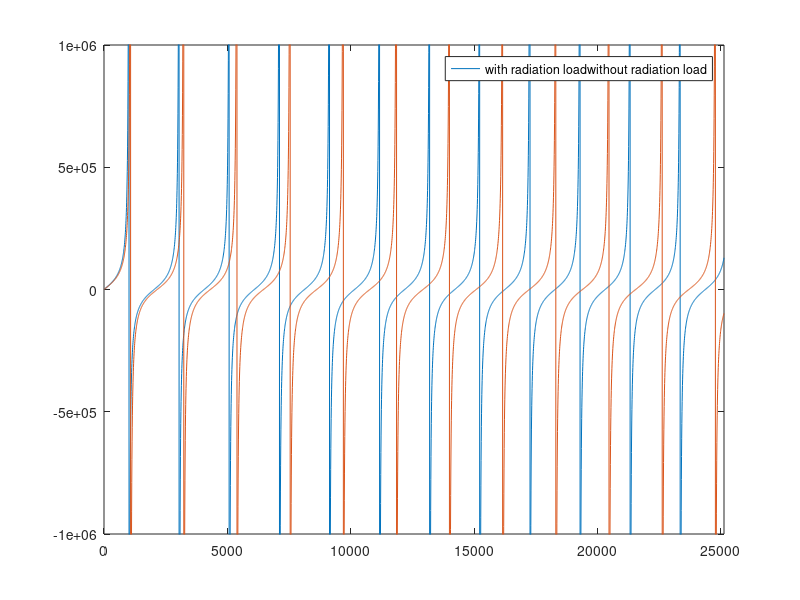

Source code (MATLAB): (Note: this script raises an error after producing the figure.)
clear all, close all, clc;
%% Homework 4 - horns and pipes
% Data 

a1 = 0.05; %[m] radius of pipe 
a2 = 0.1; %[m] radius of conical horn 
L1 = 0.5; %[m] length of pipe
L2 = 0.5; % [m] length of conical horn
c = 343; %[m/s] speed of sound in air
rho = 1.25; %[kg/m2] density of air
S1 = pi*(a1)^2; %[m^2] surface of pipe section
S2 = pi*(a2)^2; %[m^2] surface of cone section (ending)
Z01 = rho*c/S1; %characteristic impedance of pipe

f = linspace(0 , 4000, 4000); %[Hz] frequency range 
omega = f.*(2*pi); %[rad/s] frequency range
k = omega./c; %[1/m] wave number
ka = k.*a1; %[-] adimensional ka for pipe only

%% question 1 Determine the frequencies of the maxima impedance
% of the cylindrical pipe only, considering the
%presence of the radiation load.

%first of all, in order to take into account radiation losses, we add a 
% virtual elongation 
%actually, DeltaL1 is a function of ka: see fig. 8.9 of Fletcher(pag. 201)
% let's take a mean value of Delta/a between 0.1 and 0.61

DeltaL1 = 0.61*a1; %[m]

L1corr = L1 + DeltaL1; 

%for an open, not flanged end pipe the input impedance is then
Zin1 = 1i*Z01*tan(k.*L1corr);

%where maxima are at
n = [1:10];

omega_max_1 = (n - 0.5).*(pi*c/L1corr);

%let's take a look at 
figure(1)
plot( omega, imag(Zin1), 'lineWidth' , 0.7);
hold on 
plot ( omega, imag(1i*Z01*tan(k.*L1)));
legend(["with radiation load", "without radiation load"])
ylim([ -1e6 1e6]);
xlim([0 2.5133e+04]);

%% Question 2 Consider now the compound horn. Determine the frequencies 
%of the first four maxima of the input impedance.

%we need to solve the follorwing equation
%the distance from the narrow end and the conic apex is x1

x1 = 0.5; 

syms x
figure(2);
fplot(tan(x*L1corr) - cot(x*L2) - (1/(x*x1)));

S = zeros(1, 4);
S(1) = vpasolve(tan(x*L1corr) - cot(x*L2) - (1/(x*x1)) == 0, x, 1.5); % NB: remember to fplot the lhs of the equation to check for the zeros
S(2) = vpasolve(tan(x*L1corr) - cot(x*L2) - (1/(x*x1)) == 0, x, 4.5);
S(3) = vpasolve(tan(x*L1corr) - cot(x*L2) - (1/(x*x1)) == 0, x, 7.7);
S(4) = vpasolve(tan(x*L1corr) - cot(x*L2) - (1/(x*x1)) == 0, x, 11);

f_max_2 = (S*c)/(2*pi);

% syms x 
% eqn = tan(x*L1) - cot(x*L2) - (1/(x*x1)) == 0;
% for n = 1:4 
%   vpasolve(eqn ,x ,'Random',true) 
% end
% %k_max_2 = vpasolve(eqn, k); 

%% Question 3 - Determine the frequencies of the first four minima of the input impedance
%when the numerator of Zin goes to zero (see below)

%% Question 4 - Plot the impedance function in the range [0Hz, 4 kHz]

% compute separately the conical input impedance
%assuming the radiation load with the same correction of the pipe

Zc = (1i*rho*c/S1).*(1./(cot(k.*L1corr) + 1./(k.*x1)));

%then we plug into the inpute impedance of the pipe (with no radiation
%losses)

Zin2 = Z01.*((Zc.*cos(k.*L1) + 1i*Z01*sin(k.*L1))./(1i.*Zc.*sin(k.*L1) + Z01.*cos(k.*L1)));

figure(3)
plot(f, abs(Zin2));
ylim([0 1e6]);
xlim([0 4000]);


syms kappa;
ZcSym = (1i*rho*c/S1)*(1/(cot(kappa*L1corr) + 1/(kappa*x1)));
ZSym = Z01*((ZcSym*cos(kappa*L1) + 1i*Z01*sin(kappa*L1))/(1i*ZcSym*sin(kappa*L1) + Z01*cos(kappa*L1)));
min = vpasolve(ZSym == 0, kappa, (2*pi*200)/c);
min = (min*c)/(2*pi);


 
